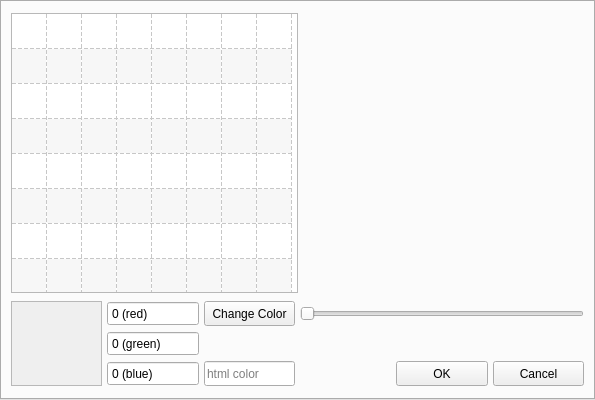
<?xml version="1.0" encoding="UTF-8"?>
<ui version="4.0">
 <class>SuperColorBox</class>
 <widget class="QFrame" name="SuperColorBox">
  <property name="geometry">
   <rect>
    <x>0</x>
    <y>0</y>
    <width>595</width>
    <height>400</height>
   </rect>
  </property>
  <property name="sizePolicy">
   <sizepolicy hsizetype="Minimum" vsizetype="Minimum">
    <horstretch>0</horstretch>
    <verstretch>0</verstretch>
   </sizepolicy>
  </property>
  <property name="minimumSize">
   <size>
    <width>595</width>
    <height>400</height>
   </size>
  </property>
  <property name="windowTitle">
   <string>Frame</string>
  </property>
  <layout class="QVBoxLayout" name="verticalLayout">
   <property name="leftMargin">
    <number>0</number>
   </property>
   <property name="topMargin">
    <number>0</number>
   </property>
   <property name="rightMargin">
    <number>0</number>
   </property>
   <property name="bottomMargin">
    <number>0</number>
   </property>
   <item>
    <widget class="QTabWidget" name="tabWidget">
     <property name="sizePolicy">
      <sizepolicy hsizetype="Minimum" vsizetype="Minimum">
       <horstretch>0</horstretch>
       <verstretch>0</verstretch>
      </sizepolicy>
     </property>
     <property name="minimumSize">
      <size>
       <width>500</width>
       <height>350</height>
      </size>
     </property>
     <property name="currentIndex">
      <number>0</number>
     </property>
     <property name="tabBarAutoHide">
      <bool>true</bool>
     </property>
     <widget class="QWidget" name="tab">
      <attribute name="title">
       <string>Tab 1</string>
      </attribute>
      <layout class="QVBoxLayout" name="verticalLayout_2">
       <item>
        <layout class="QHBoxLayout" name="horizontalLayout" stretch="5">
         <property name="spacing">
          <number>5</number>
         </property>
         <item>
          <layout class="QHBoxLayout" name="horizontalLayout_2" stretch="1,1">
           <property name="spacing">
            <number>5</number>
           </property>
           <item>
            <widget class="QTableWidget" name="tableWidget">
             <property name="sizePolicy">
              <sizepolicy hsizetype="Minimum" vsizetype="Minimum">
               <horstretch>0</horstretch>
               <verstretch>0</verstretch>
              </sizepolicy>
             </property>
             <property name="minimumSize">
              <size>
               <width>280</width>
               <height>280</height>
              </size>
             </property>
             <property name="frameShape">
              <enum>QFrame::StyledPanel</enum>
             </property>
             <property name="frameShadow">
              <enum>QFrame::Plain</enum>
             </property>
             <property name="verticalScrollBarPolicy">
              <enum>Qt::ScrollBarAlwaysOff</enum>
             </property>
             <property name="horizontalScrollBarPolicy">
              <enum>Qt::ScrollBarAlwaysOff</enum>
             </property>
             <property name="editTriggers">
              <set>QAbstractItemView::NoEditTriggers</set>
             </property>
             <property name="showDropIndicator" stdset="0">
              <bool>true</bool>
             </property>
             <property name="alternatingRowColors">
              <bool>true</bool>
             </property>
             <property name="selectionMode">
              <enum>QAbstractItemView::NoSelection</enum>
             </property>
             <property name="showGrid">
              <bool>true</bool>
             </property>
             <property name="gridStyle">
              <enum>Qt::DashLine</enum>
             </property>
             <property name="wordWrap">
              <bool>true</bool>
             </property>
             <property name="cornerButtonEnabled">
              <bool>true</bool>
             </property>
             <property name="rowCount">
              <number>8</number>
             </property>
             <property name="columnCount">
              <number>8</number>
             </property>
             <attribute name="horizontalHeaderVisible">
              <bool>false</bool>
             </attribute>
             <attribute name="horizontalHeaderMinimumSectionSize">
              <number>35</number>
             </attribute>
             <attribute name="horizontalHeaderDefaultSectionSize">
              <number>35</number>
             </attribute>
             <attribute name="horizontalHeaderHighlightSections">
              <bool>false</bool>
             </attribute>
             <attribute name="verticalHeaderVisible">
              <bool>false</bool>
             </attribute>
             <attribute name="verticalHeaderMinimumSectionSize">
              <number>35</number>
             </attribute>
             <attribute name="verticalHeaderDefaultSectionSize">
              <number>35</number>
             </attribute>
             <attribute name="verticalHeaderHighlightSections">
              <bool>false</bool>
             </attribute>
             <row/>
             <row/>
             <row/>
             <row/>
             <row/>
             <row/>
             <row/>
             <row/>
             <column/>
             <column/>
             <column/>
             <column/>
             <column/>
             <column/>
             <column/>
             <column/>
             <item row="0" column="0">
              <property name="text">
               <string/>
              </property>
             </item>
            </widget>
           </item>
           <item>
            <layout class="QVBoxLayout" name="verticalLayout_3">
             <property name="spacing">
              <number>5</number>
             </property>
            </layout>
           </item>
          </layout>
         </item>
        </layout>
       </item>
       <item>
        <layout class="QGridLayout" name="gridLayout" rowstretch="1,1,1" columnstretch="1,1,1,1,1,1">
         <property name="spacing">
          <number>5</number>
         </property>
         <item row="2" column="1">
          <widget class="QSpinBox" name="spinBox_3">
           <property name="sizePolicy">
            <sizepolicy hsizetype="Minimum" vsizetype="Minimum">
             <horstretch>0</horstretch>
             <verstretch>0</verstretch>
            </sizepolicy>
           </property>
           <property name="minimumSize">
            <size>
             <width>60</width>
             <height>25</height>
            </size>
           </property>
           <property name="maximumSize">
            <size>
             <width>16777215</width>
             <height>25</height>
            </size>
           </property>
           <property name="buttonSymbols">
            <enum>QAbstractSpinBox::NoButtons</enum>
           </property>
           <property name="suffix">
            <string> (blue)</string>
           </property>
           <property name="maximum">
            <number>255</number>
           </property>
          </widget>
         </item>
         <item row="2" column="2">
          <widget class="QLineEdit" name="lineEdit">
           <property name="sizePolicy">
            <sizepolicy hsizetype="Minimum" vsizetype="Minimum">
             <horstretch>0</horstretch>
             <verstretch>0</verstretch>
            </sizepolicy>
           </property>
           <property name="minimumSize">
            <size>
             <width>60</width>
             <height>25</height>
            </size>
           </property>
           <property name="maximumSize">
            <size>
             <width>16777215</width>
             <height>25</height>
            </size>
           </property>
           <property name="readOnly">
            <bool>true</bool>
           </property>
           <property name="placeholderText">
            <string>html color</string>
           </property>
          </widget>
         </item>
         <item row="1" column="1">
          <widget class="QSpinBox" name="spinBox_2">
           <property name="sizePolicy">
            <sizepolicy hsizetype="Minimum" vsizetype="Minimum">
             <horstretch>0</horstretch>
             <verstretch>0</verstretch>
            </sizepolicy>
           </property>
           <property name="minimumSize">
            <size>
             <width>60</width>
             <height>25</height>
            </size>
           </property>
           <property name="maximumSize">
            <size>
             <width>16777215</width>
             <height>25</height>
            </size>
           </property>
           <property name="buttonSymbols">
            <enum>QAbstractSpinBox::NoButtons</enum>
           </property>
           <property name="suffix">
            <string> (green)</string>
           </property>
           <property name="maximum">
            <number>255</number>
           </property>
          </widget>
         </item>
         <item row="2" column="5">
          <widget class="QPushButton" name="pushButton">
           <property name="sizePolicy">
            <sizepolicy hsizetype="Minimum" vsizetype="Minimum">
             <horstretch>0</horstretch>
             <verstretch>0</verstretch>
            </sizepolicy>
           </property>
           <property name="minimumSize">
            <size>
             <width>60</width>
             <height>25</height>
            </size>
           </property>
           <property name="maximumSize">
            <size>
             <width>16777215</width>
             <height>25</height>
            </size>
           </property>
           <property name="text">
            <string>Cancel</string>
           </property>
          </widget>
         </item>
         <item row="1" column="2">
          <spacer name="horizontalSpacer">
           <property name="orientation">
            <enum>Qt::Horizontal</enum>
           </property>
           <property name="sizeHint" stdset="0">
            <size>
             <width>40</width>
             <height>20</height>
            </size>
           </property>
          </spacer>
         </item>
         <item row="0" column="1">
          <widget class="QSpinBox" name="spinBox">
           <property name="sizePolicy">
            <sizepolicy hsizetype="Minimum" vsizetype="Minimum">
             <horstretch>0</horstretch>
             <verstretch>0</verstretch>
            </sizepolicy>
           </property>
           <property name="minimumSize">
            <size>
             <width>60</width>
             <height>25</height>
            </size>
           </property>
           <property name="maximumSize">
            <size>
             <width>16777215</width>
             <height>25</height>
            </size>
           </property>
           <property name="buttonSymbols">
            <enum>QAbstractSpinBox::NoButtons</enum>
           </property>
           <property name="suffix">
            <string> (red)</string>
           </property>
           <property name="prefix">
            <string/>
           </property>
           <property name="maximum">
            <number>255</number>
           </property>
          </widget>
         </item>
         <item row="2" column="4">
          <widget class="QPushButton" name="pushButton_2">
           <property name="sizePolicy">
            <sizepolicy hsizetype="Minimum" vsizetype="Minimum">
             <horstretch>0</horstretch>
             <verstretch>0</verstretch>
            </sizepolicy>
           </property>
           <property name="minimumSize">
            <size>
             <width>60</width>
             <height>25</height>
            </size>
           </property>
           <property name="maximumSize">
            <size>
             <width>16777215</width>
             <height>25</height>
            </size>
           </property>
           <property name="text">
            <string>OK</string>
           </property>
          </widget>
         </item>
         <item row="0" column="0" rowspan="3">
          <widget class="QLabel" name="label">
           <property name="minimumSize">
            <size>
             <width>60</width>
             <height>0</height>
            </size>
           </property>
           <property name="autoFillBackground">
            <bool>true</bool>
           </property>
           <property name="frameShape">
            <enum>QFrame::StyledPanel</enum>
           </property>
           <property name="frameShadow">
            <enum>QFrame::Sunken</enum>
           </property>
           <property name="text">
            <string/>
           </property>
          </widget>
         </item>
         <item row="0" column="3" colspan="3">
          <widget class="QSlider" name="horizontalSlider">
           <property name="maximum">
            <number>255</number>
           </property>
           <property name="pageStep">
            <number>0</number>
           </property>
           <property name="tracking">
            <bool>true</bool>
           </property>
           <property name="orientation">
            <enum>Qt::Horizontal</enum>
           </property>
          </widget>
         </item>
         <item row="2" column="3">
          <spacer name="horizontalSpacer_2">
           <property name="orientation">
            <enum>Qt::Horizontal</enum>
           </property>
           <property name="sizeHint" stdset="0">
            <size>
             <width>40</width>
             <height>20</height>
            </size>
           </property>
          </spacer>
         </item>
         <item row="0" column="2">
          <widget class="QPushButton" name="pushButton_3">
           <property name="sizePolicy">
            <sizepolicy hsizetype="Minimum" vsizetype="Minimum">
             <horstretch>0</horstretch>
             <verstretch>0</verstretch>
            </sizepolicy>
           </property>
           <property name="minimumSize">
            <size>
             <width>0</width>
             <height>25</height>
            </size>
           </property>
           <property name="maximumSize">
            <size>
             <width>16777215</width>
             <height>25</height>
            </size>
           </property>
           <property name="text">
            <string>Change Color</string>
           </property>
          </widget>
         </item>
        </layout>
       </item>
      </layout>
     </widget>
    </widget>
   </item>
  </layout>
 </widget>
 <resources/>
 <connections/>
</ui>
